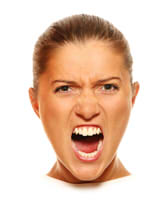
#> input picture oving2/angry.jpg, 168 x 204 px
$ python oppg1c.py   (older library calls are emulated)
#> lines starting #> are read from the running program, lines starting #| are printed output that depends on the picture
### oving2/frequencyDomainFiltering.py

import numpy as np
from scipy import misc, fftpack
import matplotlib.pyplot as plt


""" Functions for task 1a """


def magnitude_spectrum(fourier_shape):
    shift = fftpack.fftshift(fourier_shape)
    return 10*np.log10(np.abs(shift + 1))


def convolution_theorem(image, kernel):
    # Calculate the Fourier transformation of the image and the kernel
    # By specifying shape of kernel, the kernel is padded accordingly
    f_image = fftpack.fft2(image)
    f_kernel = fftpack.fft2(kernel, shape=image.shape)

    # Get the magnitude spectrum of the image, before filtering is done
    before = magnitude_spectrum(f_image)

    # Doing the multiplication
    f_image = np.multiply(f_image, f_kernel)

    # Magnitude spectrum after filtering is done
    after = magnitude_spectrum(f_image)

    # Calculating the inverse fourier transformation to get the image result
    result_image = fftpack.ifft2(f_image).real

    return result_image, before, after


""" Functions for task 1b """


# [6 lines left out: function sharpen, not called in this run]


""" General purpose-functions """


# [17 lines left out: functions normalize, plot_pictures, not called in this run]


def save_pictures(*pictures, name=""):
    i = 0
    for picture in pictures:
        misc.imsave(name + str(i) + ".jpg", picture)
        i += 1

### oving2/oppg1c.py

from frequencyDomainFiltering import *

img1 = misc.imread("angry.jpg", flatten=True)
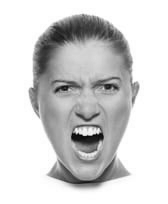
#> img1: shape (204, 168) float32; min 2.09, max 255, mean 210.7
img2 = misc.imread("happy.jpg", flatten=True)
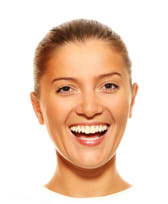
#> input picture oving2/happy.jpg, 168 x 204 px
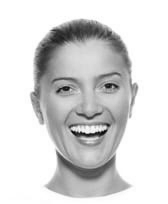
#> img2: shape (204, 168) float32; min 5.68, max 255, mean 215.2

low_pass_kernel = np.matrix([[1, 2, 1], [2, 4, 2], [1, 2, 1]]) * 1/16


high_pass_kernel = 1 - low_pass_kernel


high_pass_image = convolution_theorem(img1, high_pass_kernel)[0]
#> in magnitude_spectrum (call 2), `return 10*np.log10(np.abs(shift + 1))`:
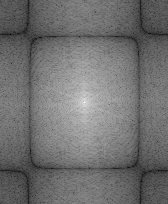
#> returned value: shape (204, 168) float64; min -10.96, max 77.62, mean 28; drawn with min black and max white
low_pass_image = convolution_theorem(img2, low_pass_kernel)[0]
#> in magnitude_spectrum (call 3), `return 10*np.log10(np.abs(shift + 1))`:
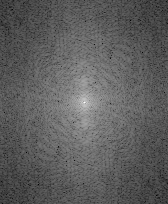
#> returned value: shape (204, 168) float32; min 4.06, max 68.68, mean 27.9; drawn with min black and max white
#> in magnitude_spectrum (call 4), `return 10*np.log10(np.abs(shift + 1))`:
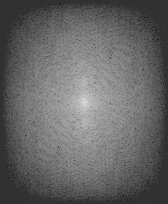
#> returned value: shape (204, 168) float64; min -16.7, max 68.68, mean 17.5; drawn with min black and max white
#> in convolution_theorem (call 2), `result_image = fftpack.ifft2(f_image).real`:
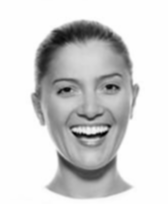
#> result_image: shape (204, 168) float64; min 23.03, max 255, mean 215.2; drawn with min black and max white


hybrid_image = high_pass_image + low_pass_image

save_pictures(img1, img2, hybrid_image, name="oppg2c image-")

plt.imshow(hybrid_image, cmap="gray")
plt.show()
